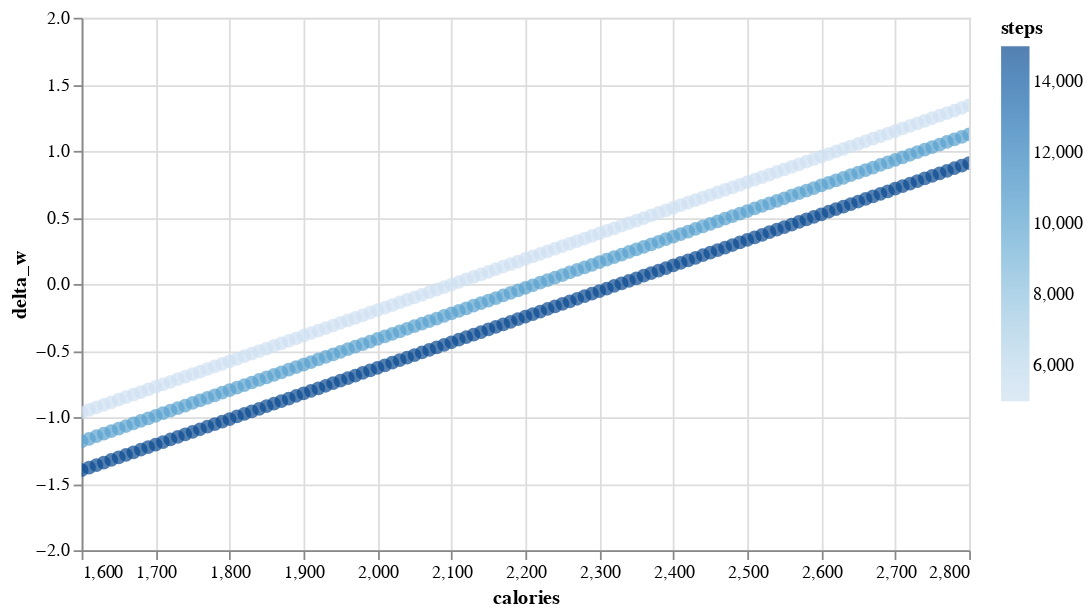

Notebook code for this chart:
### Code cell
wgt = wgt_df[wgt_df.weight==170].copy()
alt.Chart(wgt).mark_circle(size=60).encode(
    alt.X('calories',
        scale=alt.Scale(domain=(1600, 2800))
    ),    
    y='delta_w',
    color='steps',
    tooltip=['calories', 'steps', 'weight', 'delta_w']
).properties(
    width=500,
    height=300
).interactive()

### Figure 1 — Vega-Lite specification as saved in the notebook (floating-point values rounded to 4 significant figures; data arrays with more than 128 entries replaced by an {"elided": "..."} marker saying what was removed)
{"config": {"view": {"continuousWidth": 400, "continuousHeight": 300}}, "data": {"name": "data-0c39cec11d66d5008d765f8aa8b323b3"}, "mark": {"type": "circle", "size": 60}, "encoding": {"color": {"type": "quantitative", "field": "steps"}, "tooltip": [{"type": "quantitative", "field": "calories"}, {"type": "quantitative", "field": "steps"}, {"type": "quantitative", "field": "weight"}, {"type": "quantitative", "field": "delta_w"}], "x": {"type": "quantitative", "field": "calories", "scale": {"domain": [1600, 2800]}}, "y": {"type": "quantitative", "field": "delta_w"}}, "height": 300, "selection": {"selector047": {"type": "interval", "bind": "scales", "encodings": ["x", "y"]}}, "width": 500, "$schema": "https://vega.github.io/schema/vega-lite/v4.0.2.json", "datasets": {"data-0c39cec11d66d5008d765f8aa8b323b3": {"elided": "450 records"}}}
